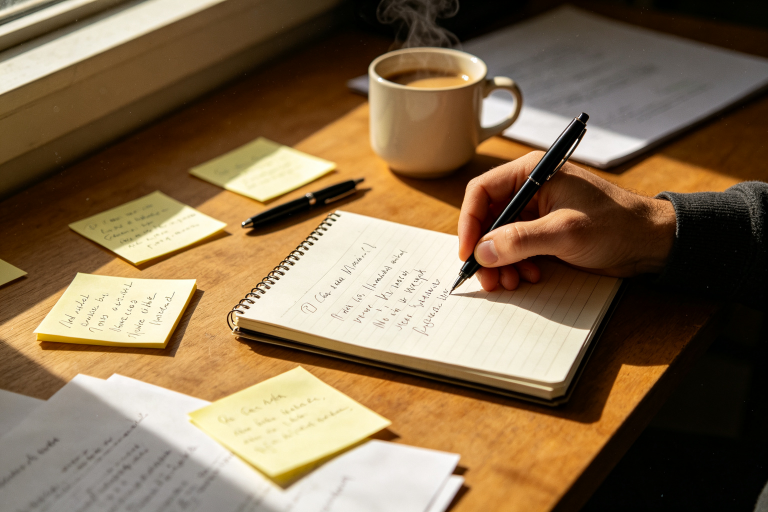
#> input picture ui-redesign/assets-plan-a/photo-desk.jpg, 1536 x 1024 px, found by its file name (shown at 1/2 size)
$ python _duotone.py
#> lines starting #> are read from the running program, lines starting #| are printed output that depends on the picture
# -*- coding: utf-8 -*-
"""把封面黑白工作台照处理成「深棕 + 米白」双色调（编辑式 duotone）"""
from PIL import Image, ImageOps

SRC = r"C:\Users\HUAWEI\Desktop\苞米agent\frontend\public\photo-desk.jpg"
DST = r"C:\Users\HUAWEI\Desktop\苞米agent\frontend\public\photo-desk-duotone.jpg"

# 双色调锚点：深棕墨 #1C1A16 ↔ 米白纸 #F5F0E6
INK = (28, 26, 22)
PAPER = (245, 240, 230)


def main():
    img = Image.open(SRC).convert("L")
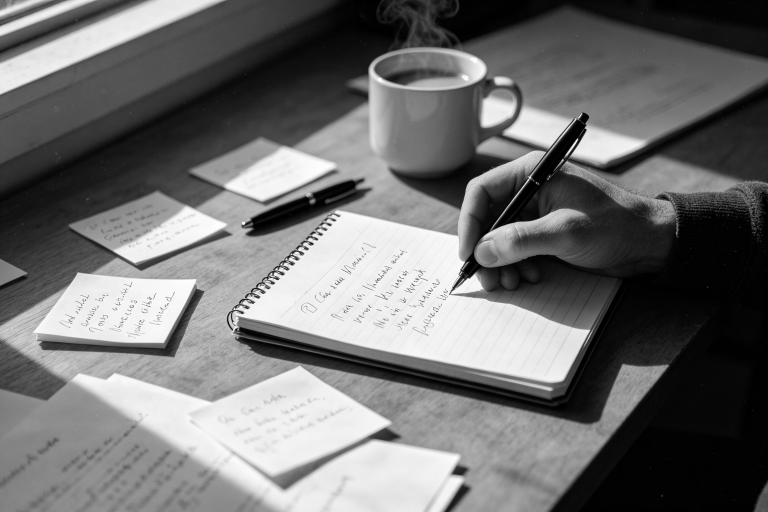
#> img: PIL image 1536x1024 L (shown at 1/2 size); min 0, max 255, mean 111.8
    # 1) 自动对比（印刷感）
    img = ImageOps.autocontrast(img, cutoff=1)
    # 2) 轻微 S 曲线（smoothstep）增强中间调层次
    def curve(v):
        t = v / 255.0
        t = t * t * (3 - 2 * t)
        return int(255 * t)

    lut_s = [curve(i) for i in range(256)]
    img = img.point(lut_s)
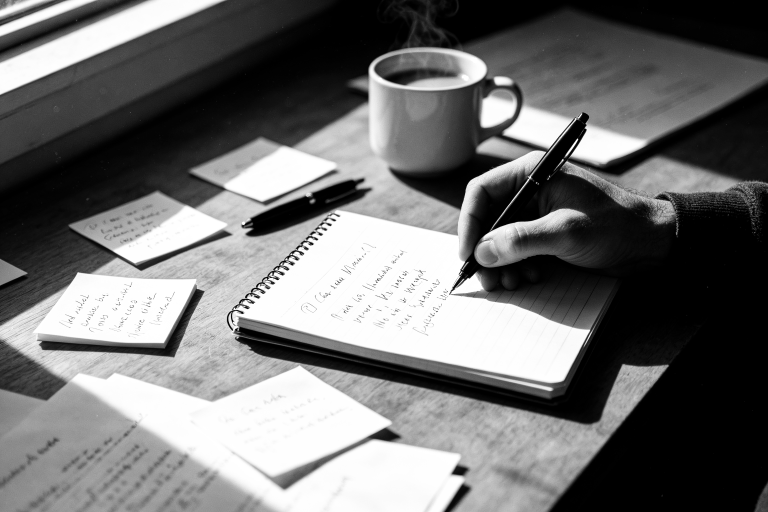
#> img: PIL image 1536x1024 L (shown at 1/2 size); min 0, max 255, mean 112.2
    # 3) 线性映射到 深棕↔米白
    r_lut = [int(INK[0] + (PAPER[0] - INK[0]) * (i / 255.0)) for i in range(256)]
    g_lut = [int(INK[1] + (PAPER[1] - INK[1]) * (i / 255.0)) for i in range(256)]
    b_lut = [int(INK[2] + (PAPER[2] - INK[2]) * (i / 255.0)) for i in range(256)]
    duo = Image.merge(
        "RGB",
        (img.point(r_lut), img.point(g_lut), img.point(b_lut)),
    )
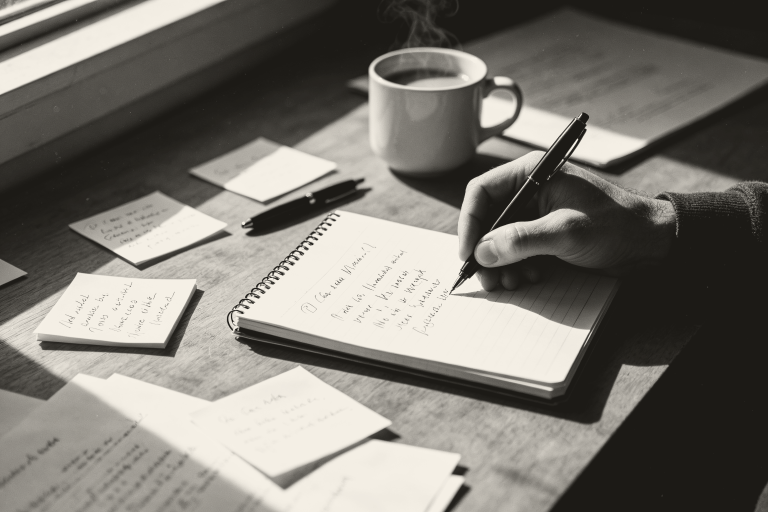
#> duo: PIL image 1536x1024 RGB (shown at 1/2 size); mean R, G, B 123, 119.7, 113.1
    duo.save(DST, quality=90)
    print("saved:", DST, duo.size)
#| saved: C:\Users\HUAWEI\Desktop\苞米agent\frontend\public\photo-desk-duotone.jpg (1536, 1024)


if __name__ == "__main__":
    main()
